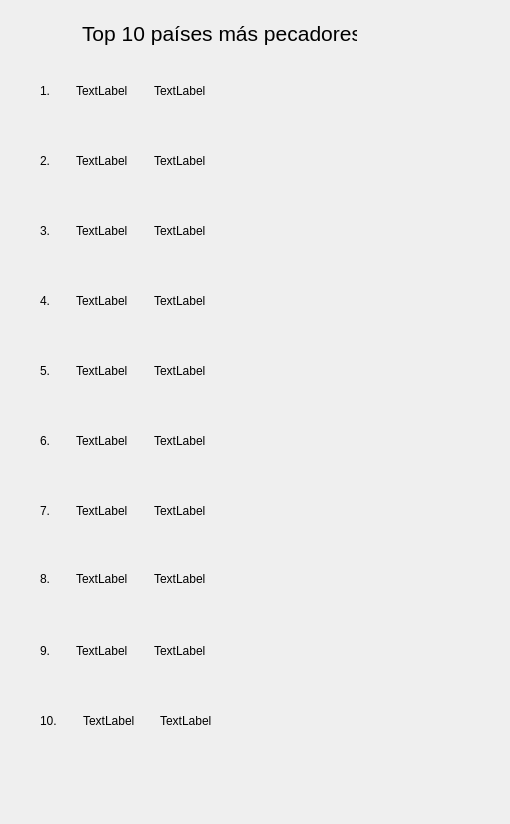
<?xml version="1.0" encoding="UTF-8"?>
<ui version="4.0">
 <class>VentanaTop10</class>
 <widget class="QDialog" name="VentanaTop10">
  <property name="geometry">
   <rect>
    <x>0</x>
    <y>0</y>
    <width>510</width>
    <height>824</height>
   </rect>
  </property>
  <property name="windowTitle">
   <string>Dialog</string>
  </property>
  <widget class="QLabel" name="label">
   <property name="geometry">
    <rect>
     <x>82</x>
     <y>21</y>
     <width>275</width>
     <height>25</height>
    </rect>
   </property>
   <property name="font">
    <font>
     <pointsize>16</pointsize>
    </font>
   </property>
   <property name="text">
    <string>Top 10 países más pecadores</string>
   </property>
  </widget>
  <widget class="QLabel" name="Bandera_2">
   <property name="geometry">
    <rect>
     <x>400</x>
     <y>140</y>
     <width>71</width>
     <height>41</height>
    </rect>
   </property>
   <property name="text">
    <string/>
   </property>
   <property name="pixmap">
    <pixmap resource="recursos.qrc">:/recursos/imagenes/Bcostarica.png</pixmap>
   </property>
   <property name="scaledContents">
    <bool>true</bool>
   </property>
  </widget>
  <widget class="QLabel" name="Bandera_3">
   <property name="geometry">
    <rect>
     <x>400</x>
     <y>210</y>
     <width>71</width>
     <height>41</height>
    </rect>
   </property>
   <property name="text">
    <string/>
   </property>
   <property name="pixmap">
    <pixmap resource="recursos.qrc">:/recursos/imagenes/Bcostarica.png</pixmap>
   </property>
   <property name="scaledContents">
    <bool>true</bool>
   </property>
  </widget>
  <widget class="QLabel" name="Bandera_4">
   <property name="geometry">
    <rect>
     <x>400</x>
     <y>280</y>
     <width>71</width>
     <height>41</height>
    </rect>
   </property>
   <property name="text">
    <string/>
   </property>
   <property name="pixmap">
    <pixmap resource="recursos.qrc">:/recursos/imagenes/Bcostarica.png</pixmap>
   </property>
   <property name="scaledContents">
    <bool>true</bool>
   </property>
  </widget>
  <widget class="QLabel" name="Bandera_5">
   <property name="geometry">
    <rect>
     <x>400</x>
     <y>350</y>
     <width>71</width>
     <height>41</height>
    </rect>
   </property>
   <property name="text">
    <string/>
   </property>
   <property name="pixmap">
    <pixmap resource="recursos.qrc">:/recursos/imagenes/Bcostarica.png</pixmap>
   </property>
   <property name="scaledContents">
    <bool>true</bool>
   </property>
  </widget>
  <widget class="QLabel" name="Bandera_6">
   <property name="geometry">
    <rect>
     <x>400</x>
     <y>420</y>
     <width>71</width>
     <height>41</height>
    </rect>
   </property>
   <property name="text">
    <string/>
   </property>
   <property name="pixmap">
    <pixmap resource="recursos.qrc">:/recursos/imagenes/Bcostarica.png</pixmap>
   </property>
   <property name="scaledContents">
    <bool>true</bool>
   </property>
  </widget>
  <widget class="QLabel" name="Bandera_7">
   <property name="geometry">
    <rect>
     <x>400</x>
     <y>490</y>
     <width>71</width>
     <height>41</height>
    </rect>
   </property>
   <property name="text">
    <string/>
   </property>
   <property name="pixmap">
    <pixmap resource="recursos.qrc">:/recursos/imagenes/Bcostarica.png</pixmap>
   </property>
   <property name="scaledContents">
    <bool>true</bool>
   </property>
  </widget>
  <widget class="QLabel" name="Bandera_8">
   <property name="geometry">
    <rect>
     <x>400</x>
     <y>560</y>
     <width>71</width>
     <height>41</height>
    </rect>
   </property>
   <property name="text">
    <string/>
   </property>
   <property name="pixmap">
    <pixmap resource="recursos.qrc">:/recursos/imagenes/Bcostarica.png</pixmap>
   </property>
   <property name="scaledContents">
    <bool>true</bool>
   </property>
  </widget>
  <widget class="QLabel" name="Bandera_9">
   <property name="geometry">
    <rect>
     <x>400</x>
     <y>630</y>
     <width>71</width>
     <height>41</height>
    </rect>
   </property>
   <property name="text">
    <string/>
   </property>
   <property name="pixmap">
    <pixmap resource="recursos.qrc">:/recursos/imagenes/Bcostarica.png</pixmap>
   </property>
   <property name="scaledContents">
    <bool>true</bool>
   </property>
  </widget>
  <widget class="QLabel" name="Bandera_10">
   <property name="geometry">
    <rect>
     <x>400</x>
     <y>700</y>
     <width>71</width>
     <height>41</height>
    </rect>
   </property>
   <property name="text">
    <string/>
   </property>
   <property name="pixmap">
    <pixmap resource="recursos.qrc">:/recursos/imagenes/Bcostarica.png</pixmap>
   </property>
   <property name="scaledContents">
    <bool>true</bool>
   </property>
  </widget>
  <widget class="QWidget" name="">
   <property name="geometry">
    <rect>
     <x>40</x>
     <y>150</y>
     <width>166</width>
     <height>22</height>
    </rect>
   </property>
   <layout class="QHBoxLayout" name="horizontalLayout_2">
    <item>
     <widget class="QLabel" name="label_3">
      <property name="text">
       <string>2.</string>
      </property>
     </widget>
    </item>
    <item>
     <spacer name="horizontalSpacer_2">
      <property name="orientation">
       <enum>Qt::Horizontal</enum>
      </property>
      <property name="sizeHint" stdset="0">
       <size>
        <width>18</width>
        <height>20</height>
       </size>
      </property>
     </spacer>
    </item>
    <item>
     <widget class="QLabel" name="pais2">
      <property name="text">
       <string>TextLabel</string>
      </property>
     </widget>
    </item>
    <item>
     <spacer name="horizontalSpacer_18">
      <property name="orientation">
       <enum>Qt::Horizontal</enum>
      </property>
      <property name="sizeHint" stdset="0">
       <size>
        <width>18</width>
        <height>20</height>
       </size>
      </property>
     </spacer>
    </item>
    <item>
     <widget class="QLabel" name="cantPec_2">
      <property name="text">
       <string>TextLabel</string>
      </property>
     </widget>
    </item>
   </layout>
  </widget>
  <widget class="QWidget" name="">
   <property name="geometry">
    <rect>
     <x>40</x>
     <y>220</y>
     <width>166</width>
     <height>22</height>
    </rect>
   </property>
   <layout class="QHBoxLayout" name="horizontalLayout_3">
    <item>
     <widget class="QLabel" name="label_4">
      <property name="text">
       <string>3.</string>
      </property>
     </widget>
    </item>
    <item>
     <spacer name="horizontalSpacer_3">
      <property name="orientation">
       <enum>Qt::Horizontal</enum>
      </property>
      <property name="sizeHint" stdset="0">
       <size>
        <width>18</width>
        <height>20</height>
       </size>
      </property>
     </spacer>
    </item>
    <item>
     <widget class="QLabel" name="pais3">
      <property name="text">
       <string>TextLabel</string>
      </property>
     </widget>
    </item>
    <item>
     <spacer name="horizontalSpacer_16">
      <property name="orientation">
       <enum>Qt::Horizontal</enum>
      </property>
      <property name="sizeHint" stdset="0">
       <size>
        <width>18</width>
        <height>20</height>
       </size>
      </property>
     </spacer>
    </item>
    <item>
     <widget class="QLabel" name="cantPec_3">
      <property name="text">
       <string>TextLabel</string>
      </property>
     </widget>
    </item>
   </layout>
  </widget>
  <widget class="QWidget" name="">
   <property name="geometry">
    <rect>
     <x>40</x>
     <y>290</y>
     <width>166</width>
     <height>22</height>
    </rect>
   </property>
   <layout class="QHBoxLayout" name="horizontalLayout_4">
    <item>
     <widget class="QLabel" name="label_5">
      <property name="text">
       <string>4.</string>
      </property>
     </widget>
    </item>
    <item>
     <spacer name="horizontalSpacer_4">
      <property name="orientation">
       <enum>Qt::Horizontal</enum>
      </property>
      <property name="sizeHint" stdset="0">
       <size>
        <width>18</width>
        <height>20</height>
       </size>
      </property>
     </spacer>
    </item>
    <item>
     <widget class="QLabel" name="pais4">
      <property name="text">
       <string>TextLabel</string>
      </property>
     </widget>
    </item>
    <item>
     <spacer name="horizontalSpacer_15">
      <property name="orientation">
       <enum>Qt::Horizontal</enum>
      </property>
      <property name="sizeHint" stdset="0">
       <size>
        <width>18</width>
        <height>20</height>
       </size>
      </property>
     </spacer>
    </item>
    <item>
     <widget class="QLabel" name="cantPec_4">
      <property name="text">
       <string>TextLabel</string>
      </property>
     </widget>
    </item>
   </layout>
  </widget>
  <widget class="QWidget" name="">
   <property name="geometry">
    <rect>
     <x>40</x>
     <y>360</y>
     <width>166</width>
     <height>22</height>
    </rect>
   </property>
   <layout class="QHBoxLayout" name="horizontalLayout_5">
    <item>
     <widget class="QLabel" name="label_6">
      <property name="text">
       <string>5.</string>
      </property>
     </widget>
    </item>
    <item>
     <spacer name="horizontalSpacer_5">
      <property name="orientation">
       <enum>Qt::Horizontal</enum>
      </property>
      <property name="sizeHint" stdset="0">
       <size>
        <width>18</width>
        <height>20</height>
       </size>
      </property>
     </spacer>
    </item>
    <item>
     <widget class="QLabel" name="pais5">
      <property name="text">
       <string>TextLabel</string>
      </property>
     </widget>
    </item>
    <item>
     <spacer name="horizontalSpacer_17">
      <property name="orientation">
       <enum>Qt::Horizontal</enum>
      </property>
      <property name="sizeHint" stdset="0">
       <size>
        <width>18</width>
        <height>20</height>
       </size>
      </property>
     </spacer>
    </item>
    <item>
     <widget class="QLabel" name="cantPec_5">
      <property name="text">
       <string>TextLabel</string>
      </property>
     </widget>
    </item>
   </layout>
  </widget>
  <widget class="QWidget" name="">
   <property name="geometry">
    <rect>
     <x>40</x>
     <y>430</y>
     <width>166</width>
     <height>22</height>
    </rect>
   </property>
   <layout class="QHBoxLayout" name="horizontalLayout_6">
    <item>
     <widget class="QLabel" name="label_7">
      <property name="text">
       <string>6.</string>
      </property>
     </widget>
    </item>
    <item>
     <spacer name="horizontalSpacer_6">
      <property name="orientation">
       <enum>Qt::Horizontal</enum>
      </property>
      <property name="sizeHint" stdset="0">
       <size>
        <width>18</width>
        <height>20</height>
       </size>
      </property>
     </spacer>
    </item>
    <item>
     <widget class="QLabel" name="pais6">
      <property name="text">
       <string>TextLabel</string>
      </property>
     </widget>
    </item>
    <item>
     <spacer name="horizontalSpacer_11">
      <property name="orientation">
       <enum>Qt::Horizontal</enum>
      </property>
      <property name="sizeHint" stdset="0">
       <size>
        <width>18</width>
        <height>20</height>
       </size>
      </property>
     </spacer>
    </item>
    <item>
     <widget class="QLabel" name="cantPec_6">
      <property name="text">
       <string>TextLabel</string>
      </property>
     </widget>
    </item>
   </layout>
  </widget>
  <widget class="QWidget" name="">
   <property name="geometry">
    <rect>
     <x>40</x>
     <y>500</y>
     <width>166</width>
     <height>22</height>
    </rect>
   </property>
   <layout class="QHBoxLayout" name="horizontalLayout_7">
    <item>
     <widget class="QLabel" name="label_8">
      <property name="text">
       <string>7.</string>
      </property>
     </widget>
    </item>
    <item>
     <spacer name="horizontalSpacer_7">
      <property name="orientation">
       <enum>Qt::Horizontal</enum>
      </property>
      <property name="sizeHint" stdset="0">
       <size>
        <width>18</width>
        <height>20</height>
       </size>
      </property>
     </spacer>
    </item>
    <item>
     <widget class="QLabel" name="pais7">
      <property name="text">
       <string>TextLabel</string>
      </property>
     </widget>
    </item>
    <item>
     <spacer name="horizontalSpacer_12">
      <property name="orientation">
       <enum>Qt::Horizontal</enum>
      </property>
      <property name="sizeHint" stdset="0">
       <size>
        <width>18</width>
        <height>20</height>
       </size>
      </property>
     </spacer>
    </item>
    <item>
     <widget class="QLabel" name="cantPec_7">
      <property name="text">
       <string>TextLabel</string>
      </property>
     </widget>
    </item>
   </layout>
  </widget>
  <widget class="QWidget" name="">
   <property name="geometry">
    <rect>
     <x>40</x>
     <y>568</y>
     <width>166</width>
     <height>22</height>
    </rect>
   </property>
   <layout class="QHBoxLayout" name="horizontalLayout_8">
    <item>
     <widget class="QLabel" name="label_9">
      <property name="text">
       <string>8.</string>
      </property>
     </widget>
    </item>
    <item>
     <spacer name="horizontalSpacer_8">
      <property name="orientation">
       <enum>Qt::Horizontal</enum>
      </property>
      <property name="sizeHint" stdset="0">
       <size>
        <width>18</width>
        <height>20</height>
       </size>
      </property>
     </spacer>
    </item>
    <item>
     <widget class="QLabel" name="pais8">
      <property name="text">
       <string>TextLabel</string>
      </property>
     </widget>
    </item>
    <item>
     <spacer name="horizontalSpacer_13">
      <property name="orientation">
       <enum>Qt::Horizontal</enum>
      </property>
      <property name="sizeHint" stdset="0">
       <size>
        <width>18</width>
        <height>20</height>
       </size>
      </property>
     </spacer>
    </item>
    <item>
     <widget class="QLabel" name="cantPec_8">
      <property name="text">
       <string>TextLabel</string>
      </property>
     </widget>
    </item>
   </layout>
  </widget>
  <widget class="QWidget" name="">
   <property name="geometry">
    <rect>
     <x>40</x>
     <y>640</y>
     <width>166</width>
     <height>22</height>
    </rect>
   </property>
   <layout class="QHBoxLayout" name="horizontalLayout_9">
    <item>
     <widget class="QLabel" name="label_10">
      <property name="text">
       <string>9.</string>
      </property>
     </widget>
    </item>
    <item>
     <spacer name="horizontalSpacer_9">
      <property name="orientation">
       <enum>Qt::Horizontal</enum>
      </property>
      <property name="sizeHint" stdset="0">
       <size>
        <width>18</width>
        <height>20</height>
       </size>
      </property>
     </spacer>
    </item>
    <item>
     <widget class="QLabel" name="pais9">
      <property name="text">
       <string>TextLabel</string>
      </property>
     </widget>
    </item>
    <item>
     <spacer name="horizontalSpacer_19">
      <property name="orientation">
       <enum>Qt::Horizontal</enum>
      </property>
      <property name="sizeHint" stdset="0">
       <size>
        <width>18</width>
        <height>20</height>
       </size>
      </property>
     </spacer>
    </item>
    <item>
     <widget class="QLabel" name="cantPec_9">
      <property name="text">
       <string>TextLabel</string>
      </property>
     </widget>
    </item>
   </layout>
  </widget>
  <widget class="QWidget" name="">
   <property name="geometry">
    <rect>
     <x>40</x>
     <y>710</y>
     <width>172</width>
     <height>22</height>
    </rect>
   </property>
   <layout class="QHBoxLayout" name="horizontalLayout_10">
    <item>
     <widget class="QLabel" name="label_11">
      <property name="text">
       <string>10.</string>
      </property>
     </widget>
    </item>
    <item>
     <spacer name="horizontalSpacer_10">
      <property name="orientation">
       <enum>Qt::Horizontal</enum>
      </property>
      <property name="sizeHint" stdset="0">
       <size>
        <width>18</width>
        <height>20</height>
       </size>
      </property>
     </spacer>
    </item>
    <item>
     <widget class="QLabel" name="pais10">
      <property name="text">
       <string>TextLabel</string>
      </property>
     </widget>
    </item>
    <item>
     <spacer name="horizontalSpacer_20">
      <property name="orientation">
       <enum>Qt::Horizontal</enum>
      </property>
      <property name="sizeHint" stdset="0">
       <size>
        <width>18</width>
        <height>20</height>
       </size>
      </property>
     </spacer>
    </item>
    <item>
     <widget class="QLabel" name="cantPec_10">
      <property name="text">
       <string>TextLabel</string>
      </property>
     </widget>
    </item>
   </layout>
  </widget>
  <widget class="QWidget" name="">
   <property name="geometry">
    <rect>
     <x>40</x>
     <y>80</y>
     <width>166</width>
     <height>22</height>
    </rect>
   </property>
   <layout class="QHBoxLayout" name="horizontalLayout">
    <item>
     <widget class="QLabel" name="label_2">
      <property name="text">
       <string>1.</string>
      </property>
     </widget>
    </item>
    <item>
     <spacer name="horizontalSpacer">
      <property name="orientation">
       <enum>Qt::Horizontal</enum>
      </property>
      <property name="sizeHint" stdset="0">
       <size>
        <width>18</width>
        <height>20</height>
       </size>
      </property>
     </spacer>
    </item>
    <item>
     <widget class="QLabel" name="pais1">
      <property name="text">
       <string>TextLabel</string>
      </property>
     </widget>
    </item>
    <item>
     <spacer name="horizontalSpacer_14">
      <property name="orientation">
       <enum>Qt::Horizontal</enum>
      </property>
      <property name="sizeHint" stdset="0">
       <size>
        <width>18</width>
        <height>20</height>
       </size>
      </property>
     </spacer>
    </item>
    <item>
     <widget class="QLabel" name="cantPec">
      <property name="text">
       <string>TextLabel</string>
      </property>
     </widget>
    </item>
   </layout>
  </widget>
  <widget class="QLabel" name="Bandera">
   <property name="geometry">
    <rect>
     <x>400</x>
     <y>70</y>
     <width>71</width>
     <height>41</height>
    </rect>
   </property>
   <property name="text">
    <string/>
   </property>
   <property name="scaledContents">
    <bool>true</bool>
   </property>
  </widget>
 </widget>
 <resources>
  <include location="recursos.qrc"/>
 </resources>
 <connections/>
</ui>
